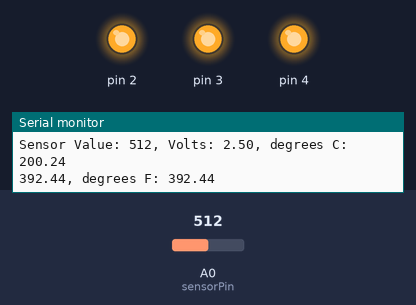
The sketch below on a simulated Arduino Uno, built with avr-gcc and run on an emulated ATmega328P. Shown: output pins drawn as LEDs (lit = HIGH), the last lines printed to the serial monitor. Inputs (shaded band) come from the test bench; at power-on: A0 (sensorPin) = 512.

Above: at 1.2 s.
1.3 s: A0 (sensorPin) set to 176
4.3 s: A0 (sensorPin) set to 165
At 5.4 s:
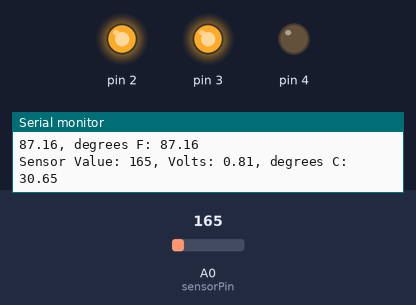
5.9 s: A0 (sensorPin) set to 122
At 6.4 s:
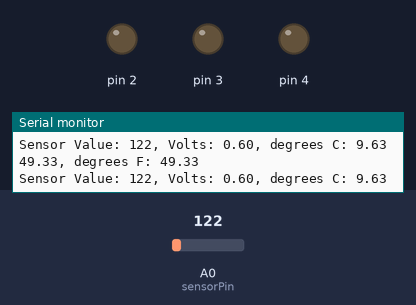
7.4 s: A0 (sensorPin) set to 306
At 7.9 s:
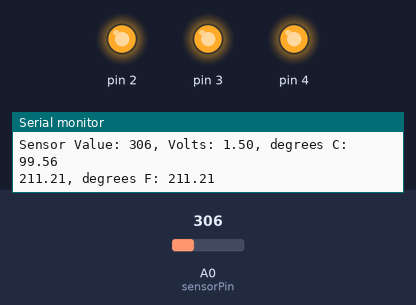
9.0 s: A0 (sensorPin) set to 0
At 10.3 s:
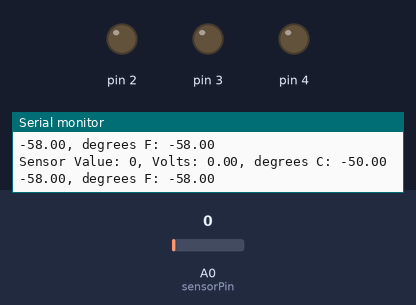
Timing chart, 0 to 11.6 s (numbered marks = the images above; inputs shaded):
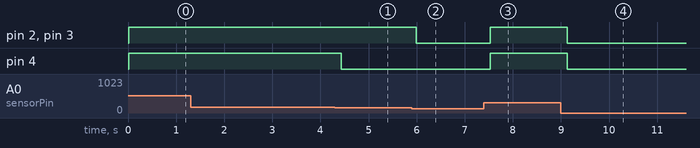

The sketch:

GIMM280Love-O-Meter.ino
```cpp
const int sensorPin = A0;
//Measure average tempurature in celsius and set as the baseline
const float baselineTemp = 25.0;

void setup()
{
  //Initialize the serial port to the desired speed
  Serial.begin(9600); //open a serial port

  //Initialize the digital pin directions and turn off.
  for(int pinNumber = 2; pinNumber<5; pinNumber++)
  {
    pinMode(pinNumber, OUTPUT);
    digitalWrite(pinNumber, LOW);
  }
}
void loop()
{
  //Read the temperature sensor
  int sensorVal = analogRead(sensorPin);

  //Send the temperature sensor values to the computer
  Serial.print("Sensor Value: ");
  Serial.print(sensorVal);

  //Convert the sensor reading to voltage
  float voltage = (sensorVal/1023.0) * 5.0;

  //Send the calculated voltage value to the computer
  Serial.print(", Volts: ");
  Serial.print(voltage);
  Serial.print(", degrees C: ");
  //Convert the voltage to temperature in degrees celsius
  float temperature = (voltage - .5) * 100;
  //Send the calculated temperature value to the computer
  Serial.println(temperature);

  //Convert the temperature in celcius to fahrenheit
  float fahrenhiet = (1.8 * temperature) + 32;
  //Send the calculated fahrenhiet value to the computer
  Serial.print(fahrenhiet);
  Serial.print(", degrees F: ");
  //Display fahrenhiet value
  Serial.println(fahrenhiet);


  //Turn off LEDs for a low temperature
  if(temperature < baselineTemp)
  {
    digitalWrite(2, LOW);
    digitalWrite(3, LOW);
    digitalWrite(4, LOW);
  }
  //Turn on one LED for a low temperature
  else if(temperature >= baselineTemp+2 && temperature < baselineTemp+4)
  {
    digitalWrite(2, HIGH);
    digitalWrite(3, LOW);
    digitalWrite(4, LOW);
  }
  //Turn on two LEDs for a medium temperature
  else if(temperature >= baselineTemp+4 && temperature < baselineTemp+6)
  {
    digitalWrite(2, HIGH);
    digitalWrite(3, HIGH);
    digitalWrite(4, LOW);
  }
  //Turn on three LEDs for a high temperature
  else if(temperature >= baselineTemp+6)
  {
    digitalWrite(2, HIGH);
    digitalWrite(3, HIGH);
    digitalWrite(4, HIGH);
  }
  //A small delay to stop the Analog-to-Digital converter reading too frequently
  delay(1);
}
```

Measured:
- the behaviour switches between 166 and 165 on A0 (sensorPin) (found by bisection; images 0 and 1)
- after the input at 4.3 s, pin 4: HIGH → LOW after 0.13 s
- after the input at 5.9 s, pin 2, pin 3: HIGH → LOW after 0.09 s
- after the input at 7.4 s, pin 2–4: LOW → HIGH after 0.13 s
- after the input at 9.0 s, pin 2–4: HIGH → LOW after 0.13 s
